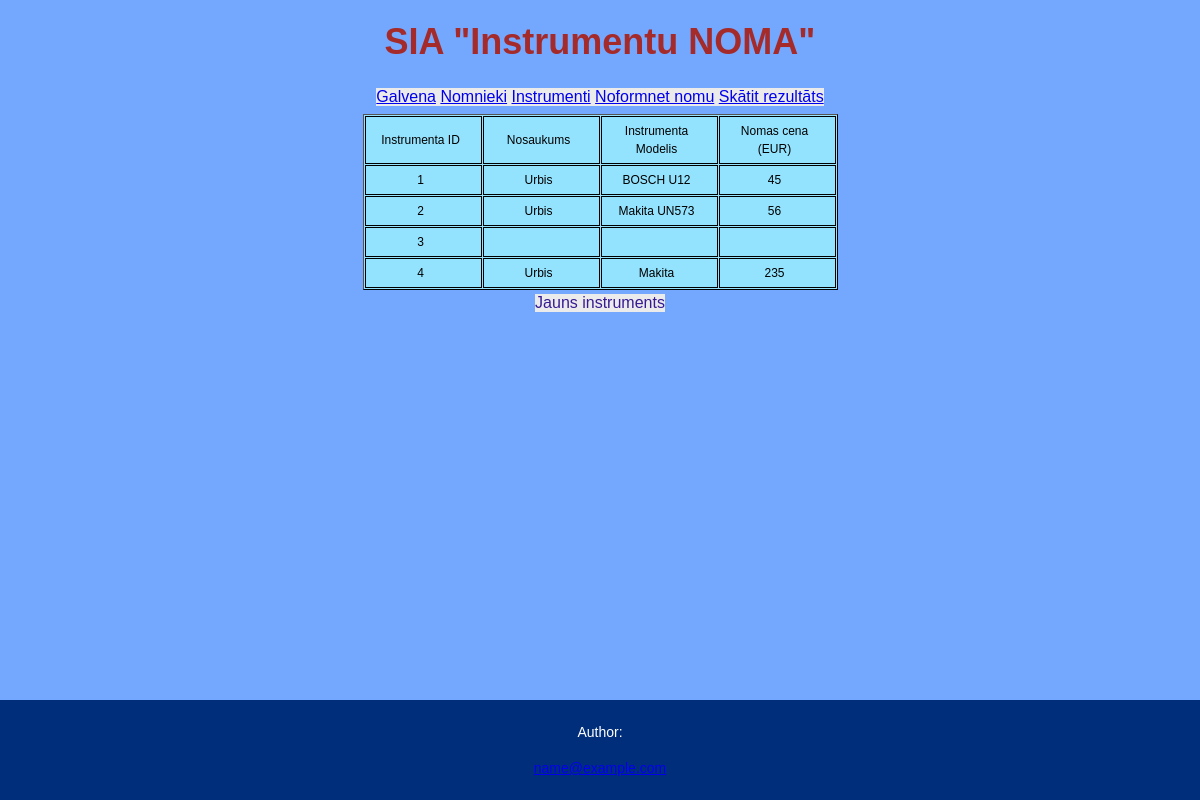
Page /inst_kopa on the committed database.
### tables this page shows
CREATE TABLE instrumenti (
    id_instruments INTEGER PRIMARY KEY AUTOINCREMENT,
    instruments TEXT,
    marka TEXT,
    cena TEXT
 );

### main.py (the view)
@app.route('/inst_kopa', methods=['POST', 'GET'])
def inst_kopa():
  db = sqlite3.connect('noma.db')
  sql = db.cursor()
  sql.execute("SELECT * FROM instrumenti")
  records = sql.fetchall()
  print(records)
  return render_template("visi_instrumenti.html", rows = records)

### templates/visi_instrumenti.html (shortened to what this page needs)
{% extends 'base.html' %}
{% block body %}
<table>
<tr>
  <td>Instrumenta ID</td>
  <td>Nosaukums</td>
  <td>Instrumenta Modelis</td>
  <td>Nomas cena (EUR)</td>
</tr>
  {%  for el in rows  %}
<tr>
  <td>{{ el[0] }}</td>
  <td>{{ el[1] }}</td>
  <td>{{ el[2] }}</td>
  <td>{{ el[3] }}</td>
</tr>
  {% endfor %}
</table>
<div><a class="button" href="instrumenti">Jauns instruments</a></div>
{% endblock %}

### templates/base.html (shortened to what this page needs)
<!DOCTYPE html>
<html lang="en">
<head>
    <link rel="stylesheet" href="{{url_for('static', filename='css/style.css')}}">
</head>
<body>
    <h1>SIA "Instrumentu NOMA"</h1>
 <div >
        <nav class="button">
          <a href="/">Galvena</a>
          <a href="/nomn_kopa">Nomnieki</a>
          <a href="inst_kopa">Instrumenti</a>
          <a href="/noma">Noformnet nomu</a>
          <a href="/kopa">Skātit rezultāts</a>
        </nav>
      </div>
    {% block body %}
    {% endblock %}
  <footer>
  <p>Author:<br>
  <a href="mailto:/#">name@example.com</a></p>
</footer>
</body>
</html>

### static/css/style.css (style rules this page uses)
body { padding: 0; font-family: "Arial", sans-serif; font-size: 14px; line-height: 18px; color: #000000; background:#74a7fe ; }
div { text-align: center; width:100%; height: 30px; }
h1 { text-align: center; font-family: "Arial", sans-serif; font-size: 36px; line-height: 36px; color: brown; }
p { text-align: center; font-family: "Arial", sans-serif; font-size: 14px; line-height: 36px; }
table { text-align: center; margin: auto; width: auto; height: auto; border: 1px outset black; border-spacing: 1px; font-size: 12px; background:#94e3fe ; }
td { width: 100px; padding: 5px; padding-right: 10px; border: 1px solid black; }
.button { background-color: #ebebeb; border: none; color: #371a94; text-align: center; text-decoration: none; display: inline-block; font-size: 16px; margin: 4px 2px; cursor: pointer; }
footer { position: fixed; left: 0; bottom: 0; width: 100%; background-color: #002e7a; color: white; text-align: center; }

### rows in the picture
instrumenti: id_instruments "1", instruments "Urbis", marka "BOSCH U12", cena "45"
instrumenti: id_instruments "2", instruments "Urbis", marka "Makita UN573", cena "56"
instrumenti: id_instruments "3"
instrumenti: id_instruments "4", instruments "Urbis", marka "Makita", cena "235"
